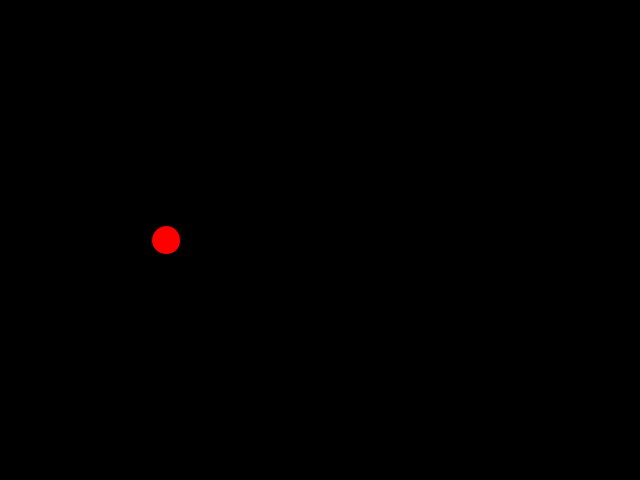
Frame 1 (no input)
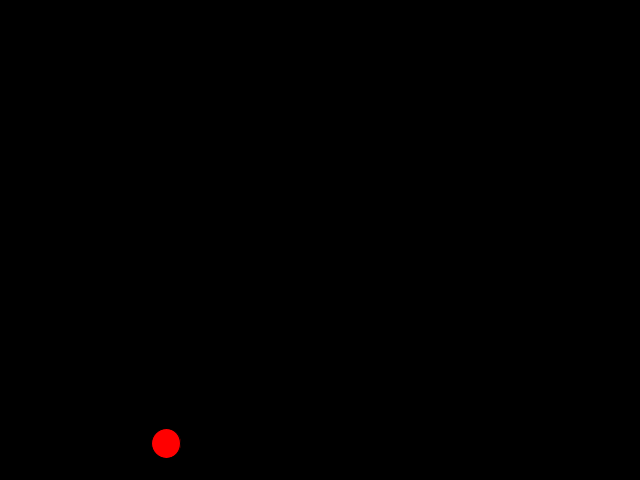
Frame 60 (the mouse pressed at the canvas centre just before this capture)
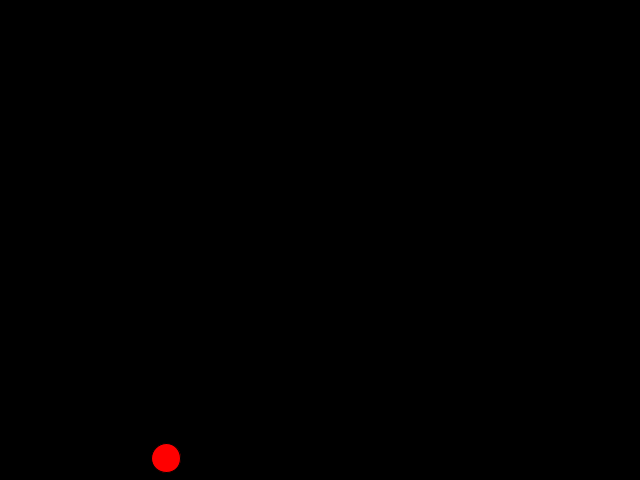
Frame 120 (the mouse held since frame 60 and released just before this capture)

The Processing sketch that drew these frames (run headless with seeded random() and noise(); from frame 60 on, the mouse is pressed at the canvas centre):

// Processing sketch: vectortest
// ── vectortest.pde

Ball[] Balls;


float x;
float y;
float xspeed;
float yspeed;
float mass;
float windD;


void setup() {
  size(640, 480);

  mass = 20;
  xspeed=2.5;
  yspeed=-2;
  x=width/2;
  y=height/2;
  // Set up the balls
  Balls = new Ball[1];
  for (int i = 0; i < Balls.length; i++) {
    Balls[i] = new Ball(x, y, xspeed, yspeed, mass);
    //b = new Ball(x);
  }
}

void draw () {

  background(0);
  //Apply gravity
  for (Ball b : Balls) {   //  fror every Ball in Balls, instantiate a new ball
    PVector gravity = new PVector(0, 0.3);  // apply gravity
    gravity.mult(b.mass);    // Ball object divieds by mass, cancell that here fore gravity
    b.applyforce(gravity);

    if (mousePressed) {
    PVector friction = b.velocity.get();
    friction.normalize();
    float c =-0.1;
    friction.mult(c);
    b.applyforce(friction);
  }






  //if ( mousePressed) {
  //  PVector wind = new PVector(0.1, 0);   // apply wind.
  //  b.applyforce(wind);
  //}
  //if (mousePressed) {
  //  if (mouseX > width/ 2 ) { 
  //    windD = 0.1;
  //  } else { 
  //    windD = -0.1;
  //  }
  //}
  //PVector wind = new PVector(windD, 0);   // apply wind.
  //b.applyforce(wind);


  b.display();
  b.moveball();

  b.checkedges();
}
}

// ── Ball.pde
class Ball { //<>//
  PVector location;
  PVector velocity;
  PVector acc;
  PVector mouse;
  float x, y, xspeed, yspeed;
  float mass;
  // Constructor

  Ball (float tempX, float tempY, float tempxSPD, float tempySPD, float tempMass) {
    xspeed = tempxSPD;
    yspeed = tempySPD;
    x=tempX;
    y=tempY;
    //mass=tempMass;
    mass = random(0.5, 2);

// setup loc, vel and acc  ///   acc is zero as it's affected by calling programme
    location = new PVector((random(0, width)), height/2);
    velocity = new PVector(0, 0);
    acc = new PVector(0, 0);
  }


  void display() {

    fill(255, 0, 0); 
    ellipse(location.x, location.y, mass*20, mass*20);
  }

  void moveball() {
    //mouse = new PVector(mouseX, mouseY);
    //float d = PVector.dist(mouse, location);

    //mouse.setMag(0.1);
    //acc = mouse.sub(location);

    //float mag = acc.mag();
    //acc.setMag(mag/d);
    // println(d);

// apply the move classes
    location.add(velocity);
    velocity.add(acc);
    velocity.limit(6);
    acc.mult(0);     // clear out acceleration force so they don't accumulate
  }
  // Newton's 2nd law, with gravity 
  void applyforce(PVector force) {
    PVector f = PVector.div(force, mass);   // gravity added in from the caller
    acc.add(f);
  }

  void checkedges() {

    if ((location.x <0) || (location.x> width)) {
      velocity.x = velocity.x * -1;
    }
    if ((location.y<0) || (location.y>height)) {
      velocity.y = velocity.y * -1;
    }

    //if (location.x<0) {
    //  location.x = width;
    //}
    //if (location.x>width) {
    //  location.x = 0;
    //}
    //if (location.y<0) {
    //  location.y = height;
    //}
    //if (location.y>height) {
    //  location.y = 0;
    //}
  }
}
